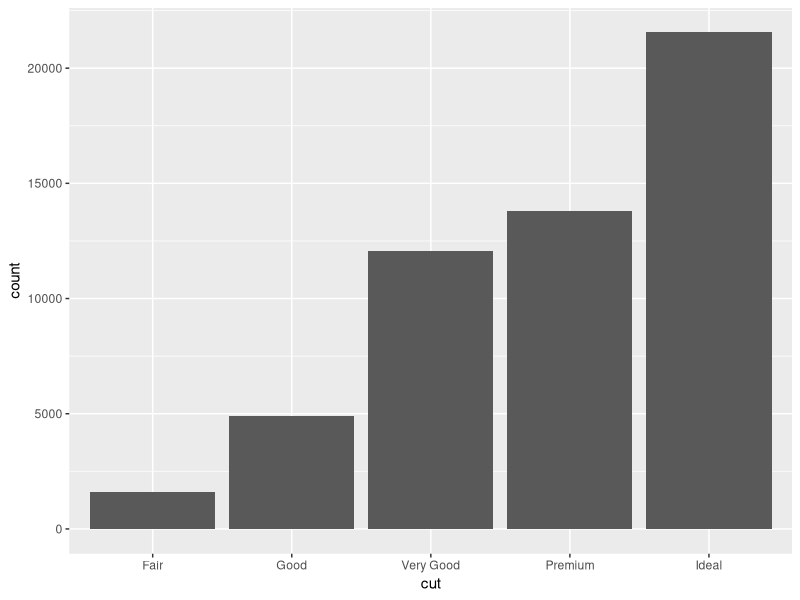
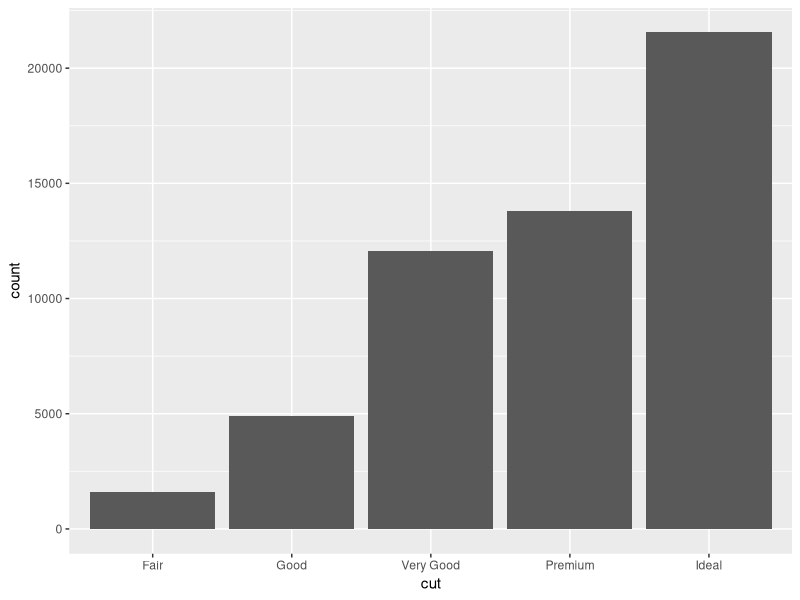
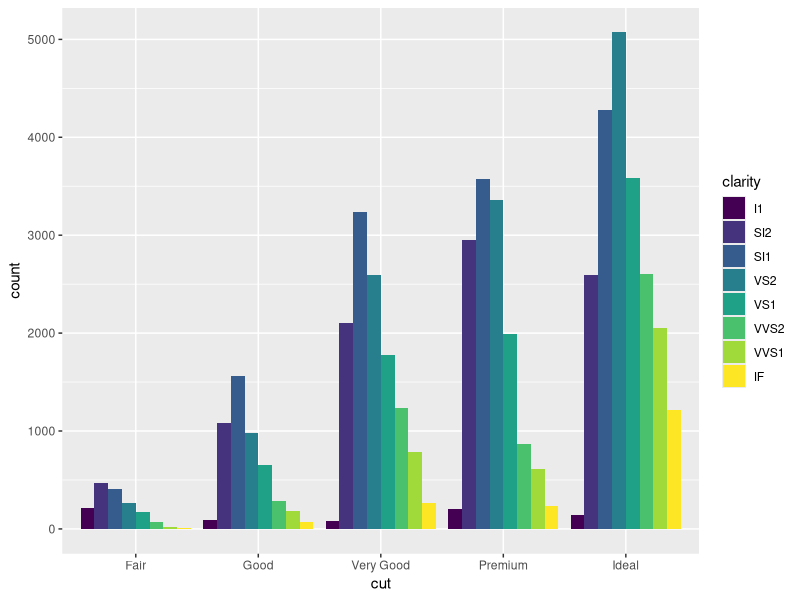
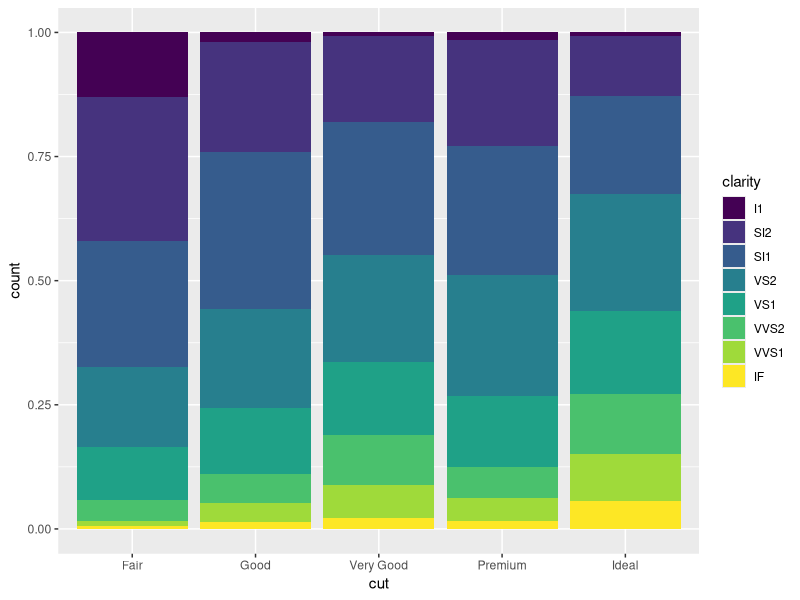
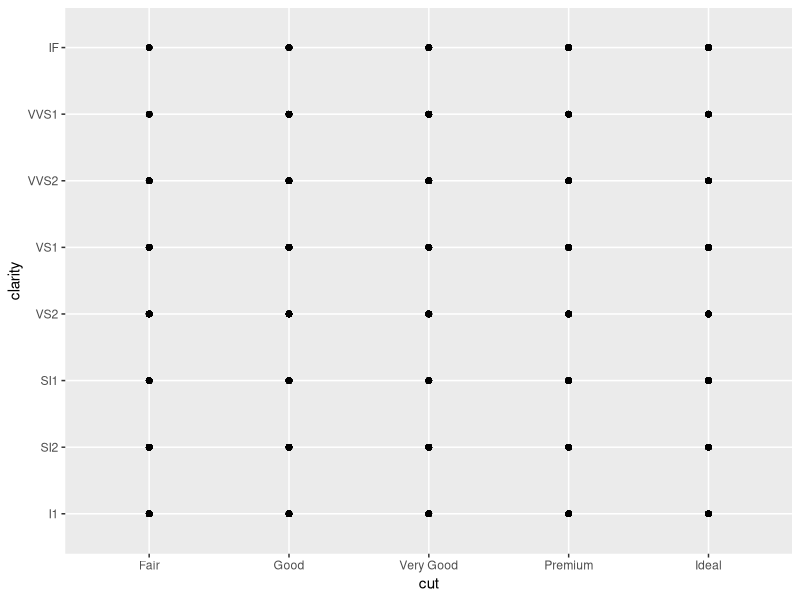
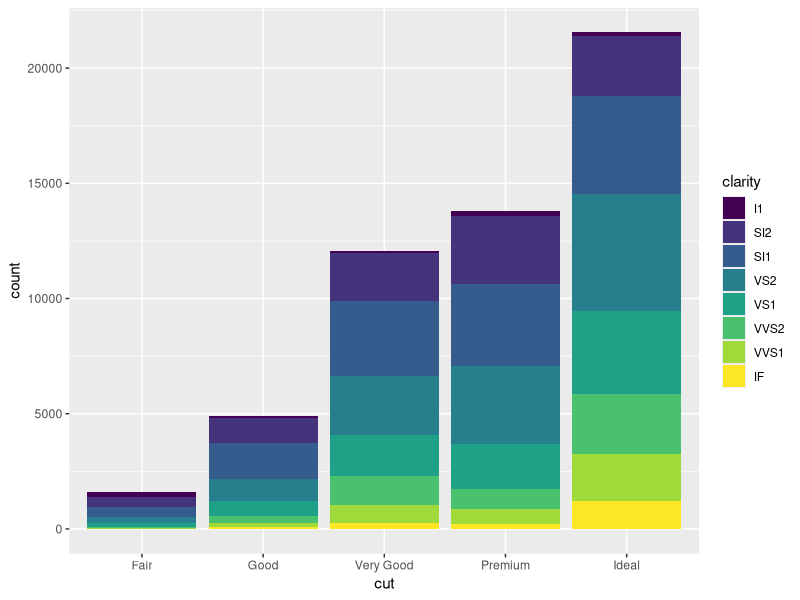
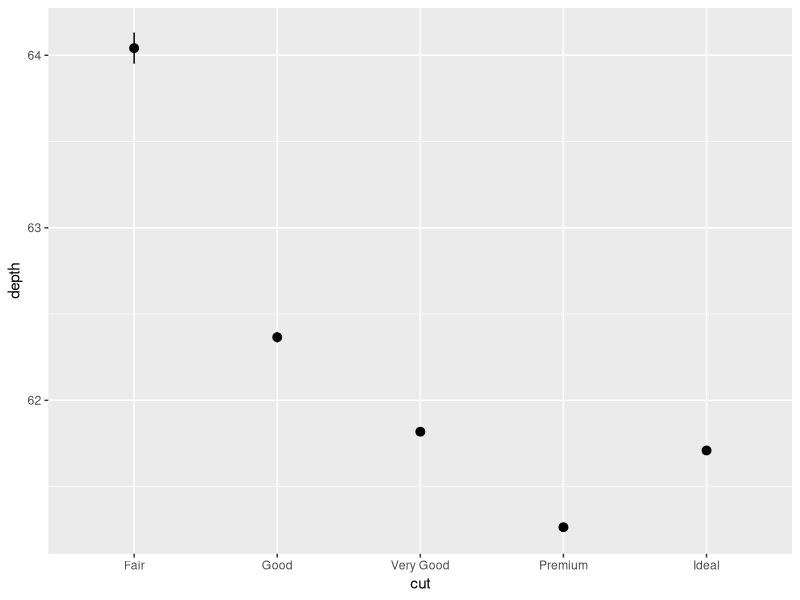

Write the R code that produced these figures, in order. (Note: this script raises an error after producing the figures.)
# Exercise 2: More ggplot2 Grammar

# Install and load `ggplot2`
# install.packages("ggplot2") # if needed
#install.packages("ggplot2")
library("ggplot2")

# For this exercise you will again be working with the `diamonds` data set.
# Use `?diamonds` to review details about this data set
?diamonds

data <- diamonds

## Statistical Transformations

# Draw a bar chart of the diamonds data, organized by cut
# The height of each bar is based on the "count" (number) of diamonds with that cut

p <- ggplot(data = diamonds) + 
     geom_bar(mapping = aes(x = cut))

# Use the `stat_count` to apply the statistical transformation "count" to the diamonds
# by cut. You do not need a separate geometry layer!
p.count <- ggplot(data = diamonds) + 
           stat_count(mapping = aes(x = cut))

# Use the `stat_summary` function to draw a chart with a summary layer.
# Map the x-position to diamond `cut`, and the y-position to diamond `depth`
# Bonus: use `min` as the function ymin, `max` as the function ymax, and `median` as the function y
p.stat <- ggplot(data = diamonds) +
          stat_summary(mapping = aes(x = cut, y = depth))


## Position Adjustments

# Draw a bar chart of diamond data organized by cut, with each bar filled by clarity.
# You should see a _stacked_ bar chart.
p.stacked <- ggplot(data = diamonds) +
              geom_bar(mapping= aes(x = cut, fill = clarity))

# Draw the same chart again, but with each element positioned to "fill" the y axis
p.fill <- ggplot(data = diamonds) + 
            geom_bar(mapping = aes(x = cut, fill = clarity), position = "fill")

# Draw the same chart again, but with each element positioned to "dodge" each other
p.dodge <- ggplot(data = diamonds) + 
            geom_bar(mapping = aes(x = cut, fill = clarity), position = "dodge")

# Draw a plot with point geometry with the x-position mapped to `cut` and the y-position mapped to `clarity`
# This creates a "grid" grouping the points
p.point <- ggplot(data = diamonds) + 
            geom_point(mapping = aes(x = cut, y = clarity))

# Use the "jitter" position adjustment to keep the points from all overlapping!
# (This works a little better with a sample of diamond data, such as from the previous exercise).
p.point <- ggplot(data = diamonds.sample) + 
  geom_point(mapping = aes(x = cut, y = clarity), position = "jitter")

## Scales

# Draw a "boxplot" (with `geom_boxplot()`) for the diamond's price (y) by color (x)
ggplot(data = diamonds.sample) + 
  geom_boxplot(mapping = aes(x = color, y = price))

# This has a lot of outliers, making it harder to read. To fix this, draw the same plot but
# with a _logarithmic_ scale for the y axis.
ggplot(data = diamonds.sample) + 
  geom_boxplot(mapping = aes(x = color, y = price)) + 
  scale_y_log10()

# For another version, draw the same plot but with `violin` geometry instead of `boxplot` geometry!
# How does the logarithmic scale change the data presentation?
ggplot(data = diamonds.sample) + 
  geom_violin(mapping = aes(x = color, y = price)) + 
  scale_y_log10()


# Another interesting plot: draw a plot of the diamonds price (y) by carat (x), using a heatmap of 2d bins
# (geom_bin2d)
# What happens when you make the x and y channels scale logarithmically?
ggplot(diamonds.sample) + 
    geom_bin2d(mapping = aes(x = carat, y = price)) +
    scale_y_log10() + scale_x_log10()

# Draw a scatter plot for the diamonds  price (y) by carat (x). Color each point by the clarity
# (Remember, this will take a while. Use a sample of the diamonds for faster results)
ggplot(diamonds.sample) + 
  geom_point(mapping = aes(x = carat, y = price, color = clarity))

# Change the color of the previous plot using a ColorBrewer scale of your choice. What looks nice?
ggplot(diamonds.sample) + 
  geom_point(mapping = aes(x = carat, y = price, color = clarity)) + 
  scale_color_brewer(palette = "GnBu")


## Coordinate Systems

# Draw a bar chart with x-position and fill color BOTH mapped to cut
# For best results, SET the `width` of the geometry to be 1 (fill plot, no space between)
# You can save this to a variable for easier modifications
ggplot(diamonds.sample) + 
  geom_bar(mapping = aes(x = cut, fill = cut))

# Draw the same chart, but with the coordinate system flipped
ggplot(diamonds.sample) + 
  geom_bar(mapping = aes(x = price, fill = cut))


# Draw the same chart, but in a polar coordinate system. Now you have a Coxcomb chart!



## Facets

# Take the scatter plot of price by carat data (colored by clarity) and add _facets_ based on
# the diamond's `color`
ggplot(data = diamonds) +
  geom_point(mapping = aes(x = carat, y = price, color = clarity)) +
  facet_wrap(~color)


## Saving Plots

# Use the `ggsave()` function to save one of your plots (the most recent one generated) to disk.
# Name the output file "my-plot.png".
# Make sure you've set the working directory!!
